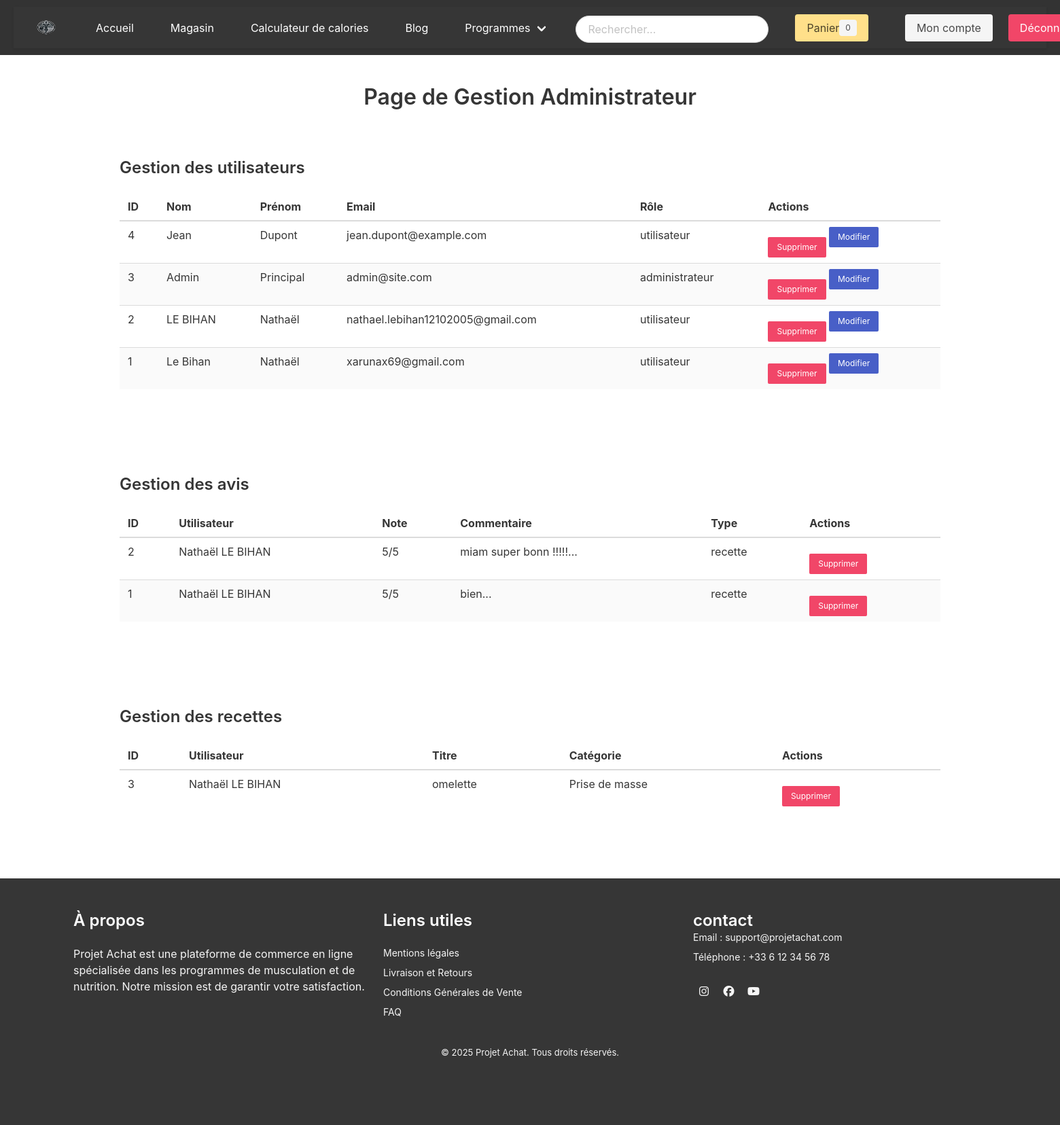
The app's page /pages/admin/gestion_admin.php (signed in) with its own data.
### tables this page shows
CREATE TABLE IF NOT EXISTS `utilisateurs` (
  `id_utilisateur` int NOT NULL AUTO_INCREMENT,
  `nom` varchar(100) NOT NULL,
  `prenom` varchar(100) NOT NULL,
  `email` varchar(150) NOT NULL,
  `mot_de_passe` varchar(255) NOT NULL,
  `role` enum('utilisateur','administrateur') DEFAULT 'utilisateur',
  `date_naissance` date DEFAULT NULL,
  `sexe` enum('Homme','Femme','Autre') DEFAULT NULL,
  `date_creation` timestamp NULL DEFAULT CURRENT_TIMESTAMP,
  PRIMARY KEY (`id_utilisateur`),
  UNIQUE KEY `email` (`email`)
);

CREATE TABLE IF NOT EXISTS `avis` (
  `id_avis` int NOT NULL AUTO_INCREMENT,
  `id_produit` int DEFAULT NULL,
  `id_utilisateur` int DEFAULT NULL,
  `commentaire` text NOT NULL,
  `note` int DEFAULT NULL,
  `date_avis` timestamp NULL DEFAULT CURRENT_TIMESTAMP,
  `type_contenu` enum('recette','programme') NOT NULL,
  `contenu_id` int NOT NULL,
  PRIMARY KEY (`id_avis`),
  KEY `id_produit` (`id_produit`),
  KEY `id_utilisateur` (`id_utilisateur`),
  CONSTRAINT `avis_ibfk_1` FOREIGN KEY (`id_produit`) REFERENCES `produits` (`id_produit`) ON DELETE CASCADE,
  CONSTRAINT `avis_ibfk_2` FOREIGN KEY (`id_utilisateur`) REFERENCES `utilisateurs` (`id_utilisateur`) ON DELETE CASCADE,
  CONSTRAINT `avis_chk_1` CHECK ((`note` between 1 and 5))
);

CREATE TABLE IF NOT EXISTS `recettes` (
  `id_recette` int NOT NULL AUTO_INCREMENT,
  `titre` varchar(255) NOT NULL,
  `description` text NOT NULL,
  `categorie` enum('Prise de masse','Maintien','Sèche') NOT NULL,
  `ingredients` text NOT NULL,
  `etapes` text NOT NULL,
  `id_utilisateur` int NOT NULL,
  `date_creation` datetime DEFAULT CURRENT_TIMESTAMP,
  `image` varchar(255) DEFAULT NULL,
  PRIMARY KEY (`id_recette`),
  KEY `id_utilisateur` (`id_utilisateur`),
  CONSTRAINT `recettes_ibfk_1` FOREIGN KEY (`id_utilisateur`) REFERENCES `utilisateurs` (`id_utilisateur`) ON DELETE CASCADE
);

### pages/admin/gestion_admin.php (the view, shortened to what this page needs)
<?php
require_once '../config/db.php';
$utilisateurs = $pdo->query("SELECT * FROM utilisateurs ORDER BY date_creation DESC")->fetchAll(PDO::FETCH_ASSOC);
$avis = $pdo->query("SELECT a.*, u.nom AS nom_utilisateur, u.prenom AS prenom_utilisateur
                     FROM avis a
                     JOIN utilisateurs u ON a.id_utilisateur = u.id_utilisateur
                     ORDER BY a.date_avis DESC")->fetchAll(PDO::FETCH_ASSOC);
$recettes = $pdo->query("SELECT r.*, u.nom AS nom_utilisateur, u.prenom AS prenom_utilisateur
                         FROM recettes r
                         JOIN utilisateurs u ON r.id_utilisateur = u.id_utilisateur
                         ORDER BY r.date_creation DESC")->fetchAll(PDO::FETCH_ASSOC);
?>
<!DOCTYPE html>
<html lang="fr">
<head>
    <link rel="stylesheet" href="https://cdn.jsdelivr.net/npm/bulma@0.9.4/css/bulma.min.css">
</head>
<body>
<?php include '../includes/header.php'; ?>
<main class="container">
    <h1 class="title mt-5">Page de Gestion Administrateur</h1>
    <section class="section">
        <h2 class="title is-4">Gestion des utilisateurs</h2>
        <table class="table is-striped is-fullwidth">
            <thead>
                <tr>
                    <th>ID</th>
                    <th>Nom</th>
                    <th>Prénom</th>
                    <th>Email</th>
                    <th>Rôle</th>
                    <th>Actions</th>
                </tr>
            </thead>
            <tbody>
                <?php foreach ($utilisateurs as $user): ?>
                    <tr>
                        <td><?= htmlspecialchars($user['id_utilisateur']); ?></td>
                        <td><?= htmlspecialchars($user['nom']); ?></td>
                        <td><?= htmlspecialchars($user['prenom']); ?></td>
                        <td><?= htmlspecialchars($user['email']); ?></td>
                        <td><?= htmlspecialchars($user['role']); ?></td>
                        <td>
                            <form method="POST" style="display:inline-block;">
                                <button type="submit" name="delete_user" class="button is-danger is-small">Supprimer</button>
                            </form>
                            <button class="button is-link is-small" onclick="openEditUser(<?= htmlspecialchars(json_encode($user)); ?>)">Modifier</button>
                        </td>
                    </tr>
                <?php endforeach; ?>
            </tbody>
        </table>
    </section>
    <section class="section">
        <h2 class="title is-4">Gestion des avis</h2>
        <table class="table is-striped is-fullwidth">
            <thead>
                <tr>
                    <th>ID</th>
                    <th>Utilisateur</th>
                    <th>Note</th>
                    <th>Commentaire</th>
                    <th>Type</th>
                    <th>Actions</th>
                </tr>
            </thead>
            <tbody>
                <?php foreach ($avis as $avis_item): ?>
                    <tr>
                        <td><?= htmlspecialchars($avis_item['id_avis']); ?></td>
                        <td><?= htmlspecialchars($avis_item['prenom_utilisateur'] . ' ' . $avis_item['nom_utilisateur']); ?></td>
                        <td><?= htmlspecialchars($avis_item['note']); ?>/5</td>
                        <td><?= htmlspecialchars(substr($avis_item['commentaire'], 0, 50)) . '...'; ?></td>
                        <td><?= htmlspecialchars($avis_item['type_contenu']); ?></td>
                        <td>
                            <form method="POST" style="display:inline-block;">
                                <button type="submit" name="delete_avis" class="button is-danger is-small">Supprimer</button>
                            </form>
                        </td>
                    </tr>
                <?php endforeach; ?>
            </tbody>
        </table>
    </section>
    <section class="section">
        <h2 class="title is-4">Gestion des recettes</h2>
        <table class="table is-striped is-fullwidth">
            <thead>
                <tr>
                    <th>ID</th>
                    <th>Utilisateur</th>
                    <th>Titre</th>
                    <th>Catégorie</th>
                    <th>Actions</th>
                </tr>
            </thead>
            <tbody>
                <?php foreach ($recettes as $recette): ?>
                    <tr>
                        <td><?= htmlspecialchars($recette['id_recette']); ?></td>
                        <td><?= htmlspecialchars($recette['prenom_utilisateur'] . ' ' . $recette['nom_utilisateur']); ?></td>
                        <td><?= htmlspecialchars($recette['titre']); ?></td>
                        <td><?= htmlspecialchars($recette['categorie']); ?></td>
                        <td>
                            <form method="POST" style="display:inline-block;">
                                <button type="submit" name="delete_recette" class="button is-danger is-small">Supprimer</button>
                            </form>
                        </td>
                    </tr>
                <?php endforeach; ?>
            </tbody>
        </table>
    </section>
</main>
<?php include '../includes/footer.php'; ?>
</body>
</html>

### includes/header.php (shortened to what this page needs)
<!DOCTYPE html>
<html lang="fr">
<head>
    <link rel="stylesheet" href="../assets/css/style.css">
    <link rel="stylesheet" href="https://cdn.jsdelivr.net/npm/bulma@0.9.4/css/bulma.min.css">
</head>
<body>
<header>
    <nav class="navbar is-dark" role="navigation" aria-label="main navigation">
        <div class="navbar-brand">
            <a class="navbar-item" href="../pages/accueil.php">
                <img src="../img/logo.png" alt="Logo" width="40" height="40">
            </a>
        </div>
        <div id="navbarBasic" class="navbar-menu">
            <div class="navbar-start">
                <a class="navbar-item" href="../pages/accueil.php">Accueil</a>
                <a class="navbar-item" href="../pages/magasin.php">Magasin</a>
                <a class="navbar-item" href="../pages/calculateur_calories.php">Calculateur de calories</a>
                <a class="navbar-item" href="../pages/blog.php">Blog</a>
                <div class="navbar-item has-dropdown is-hoverable">
                    <a class="navbar-link">Programmes</a>
                </div>
            </div>
            <div class="navbar-end">
                <div class="navbar-item">
                    <form action="../pages/recherche.php" method="GET">
                        <input class="input is-rounded" type="text" name="query" placeholder="Rechercher...">
                    </form>
                </div>
                <div class="navbar-item">
                    <a href="../pages/panier.php" class="button is-warning">
                        <span>Panier</span>
                        <span class="tag is-light"><?= isset($_SESSION['cart_count']) ? $_SESSION['cart_count'] : 0; ?></span>
                    </a>
                </div>
                <div class="navbar-item">
                    <div class="buttons">
                        <?php if (isset($_SESSION['user_id'])): ?>
                            <a class="button is-light" href="../pages/compte.php">Mon compte</a>
                            <a class="button is-danger" href="../pages/deconnexion.php">Déconnexion</a>
                        <?php else: ?>
                            <a class="button is-primary" href="../pages/inscription.php"><strong>S'inscrire</strong></a>
                            <a class="button is-light" href="../pages/connexion.php">Se connecter</a>
                        <?php endif; ?>
                    </div>
                </div>
            </div>
        </div>
    </nav>
</header>

### includes/footer.php (shortened to what this page needs)
<footer class="footer has-background-dark has-text-light">
    <div class="container">
        <div class="columns">
            <div class="column is-one-third">
                <h2 class="title is-4 has-text-white">À propos</h2>
                <p class="content has-text-light">
                    Projet Achat est une plateforme de commerce en ligne spécialisée dans les programmes de musculation et de nutrition. Notre mission est de garantir votre satisfaction.
                </p>
            </div>
            <div class="column is-one-third">
                <h2 class="title is-4 has-text-white">Liens utiles</h2>
                <ul class="content">
                    <li><a href="../pages/mentions_legales.php" class="has-text-light">Mentions légales</a></li>
                    <li><a href="../pages/livraison_retours.php" class="has-text-light">Livraison et Retours</a></li>
                    <li><a href="../pages/cgv.php" class="has-text-light">Conditions Générales de Vente</a></li>
                    <li><a href="../pages/faq.php" class="has-text-light">FAQ</a></li>
                </ul>
            </div>
            <div class="column is-one-third">
                <h2 ><a href="../pages/contact.php" class="title is-4 has-text-white">contact</a></h2>
                <ul class="content">
                    <li> Email : <a href="mailto:support@projetachat.com" class="has-text-light">support@projetachat.com</a><br></li>
                    <li>Téléphone :  +33 6 12 34 56 78</li>
                </ul>
                <div class="socials">
                    <a href="https://www.instagram.com" class="icon is-medium has-text-light"><i class="fab fa-instagram"></i></a>
                    <a href="https://www.facebook.com" class="icon is-medium has-text-light"><i class="fab fa-facebook"></i></a>
                    <a href="https://www.youtube.com" class="icon is-medium has-text-light"><i class="fab fa-youtube"></i></a>
                </div>
            </div>
        </div>
        <div class="footer-bottom has-text-centered">
            <p class="content has-text-light">&copy; <?= date("Y"); ?> Projet Achat. Tous droits réservés.</p>
        </div>
    </div>
</footer>

### css/style.css (style rules this page uses)
body { font-family: Arial, sans-serif; margin: 0; padding: 0; }
header { background: #333; color: white; padding: 10px 20px; text-align: center; }
header nav a { color: white; margin: 0 15px; text-decoration: none; }
.navbar { box-shadow: 0 2px 4px rgba(0, 0, 0, 0.1); }
.navbar-item img { max-height: 60px; }
main { padding: 20px; max-width: 800px; margin: auto; }
h1 { color: #ffffff; text-align: center; margin-bottom: 20px; }
section { margin-bottom: 30px; }
section h2 { color: #333; margin-bottom: 10px; font-size: 18px; }
ul { list-style: none; padding: 0; }
ul li { margin-bottom: 8px; font-size: 14px; }
form { display: flex; flex-direction: column; }
form input, form textarea, form button { margin-top: 5px; padding: 10px; font-size: 14px; border: 1px solid #ccc; border-radius: 4px; }
form button { background-color: #333; color: #fff; cursor: pointer; margin-top: 15px; }
footer { background-color: #333; color: #fff; padding: 20px 0; }
.footer-bottom { text-align: center; margin-top: 20px; font-size: 13px; }

### records on screen
utilisateurs: id_utilisateur "4", nom "Jean", prenom "Dupont", email "jean.dupont@example.com", role "utilisateur"
utilisateurs: id_utilisateur "3", nom "Admin", prenom "Principal", email "admin@site.com", role "administrateur"
utilisateurs: id_utilisateur "2", nom "LE BIHAN", prenom "Nathaël", email "nathael.lebihan12102005@gmail.com", role "utilisateur"
utilisateurs: id_utilisateur "1", nom "Le Bihan", prenom "Nathaël", email "xarunax69@gmail.com", role "utilisateur"
avis: id_avis "2", id_utilisateur.nom "Nathaël LE BIHAN", note "5", commentaire "miam super bonn !!!!!", type_contenu "recette"
avis: id_avis "1", id_utilisateur.nom "Nathaël LE BIHAN", note "5", commentaire "bien", type_contenu "recette"
recettes: id_recette "3", id_utilisateur.nom "Nathaël LE BIHAN", titre "omelette", categorie "Prise de masse"
